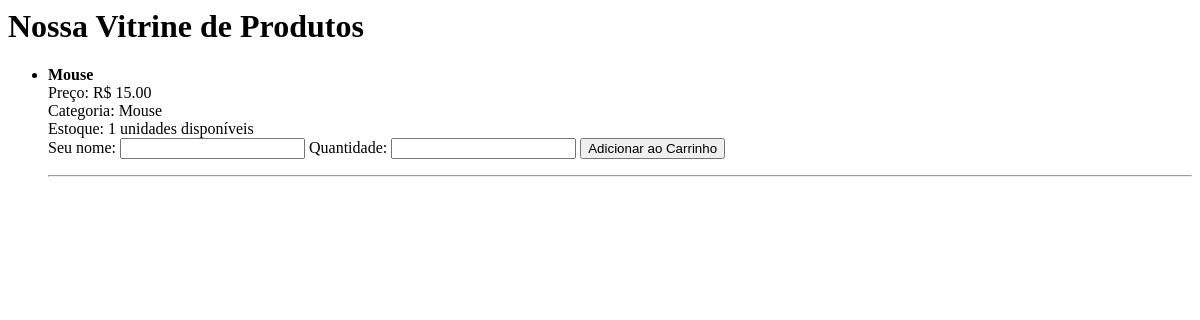
Before: / with the older database file.
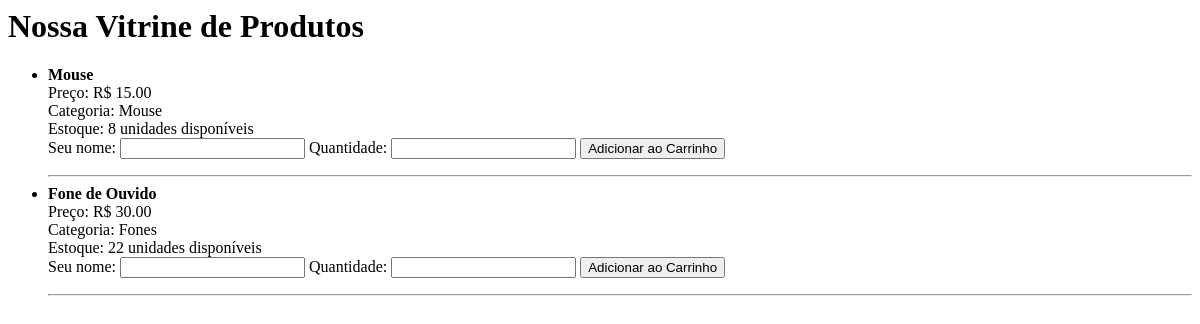
After: the same page with the newer database file.
### manager/models.py (models this page shows, shortened)
class Produto(models.Model):
    nome = models.CharField(max_length=100)
    preco = models.DecimalField(max_digits=10, decimal_places=2)
    estoque = models.IntegerField()
    categoria = models.CharField(max_length=100)
    vendedor = models.ForeignKey(Vendedor, on_delete=models.CASCADE)

### manager/views.py (the view)
def lista_produtos(request):
    produtos = Produto.objects.all()
    return render(
        request,
        'manager/lista_produtos.html',
        {'produtos': produtos}
    )

### manager/templates/manager/lista_produtos.html (shortened to what this page needs)
<h1>Nossa Vitrine de Produtos</h1>
<ul>
    {% for produto in produtos %}
        <li>
            <strong>{{ produto.nome }}</strong><br>
            Preço: R$ {{ produto.preco }}<br>
            Categoria: {{ produto.categoria }}<br>
            Estoque: {{ produto.estoque }} unidades disponíveis
            <form method="post" action="{% url 'adicionar_carrinho' produto.id %}">
    Seu nome: <input type="text" name="cliente_username">
    Quantidade: <input type="number" name="quantidade">
    <button type="submit">Adicionar ao Carrinho</button>
</form>
        </li>
        <hr>
    {% empty %}
        <p>Estamos Sem nenhum produto no Momento!</p>
    {% endfor %}
</ul>

Changed rows visible on the page:
changed Produto "Mouse": estoque "1" → "8"
added Produto: nome "Fone de Ouvido", preco "30.00", categoria "Fones", estoque "22"
